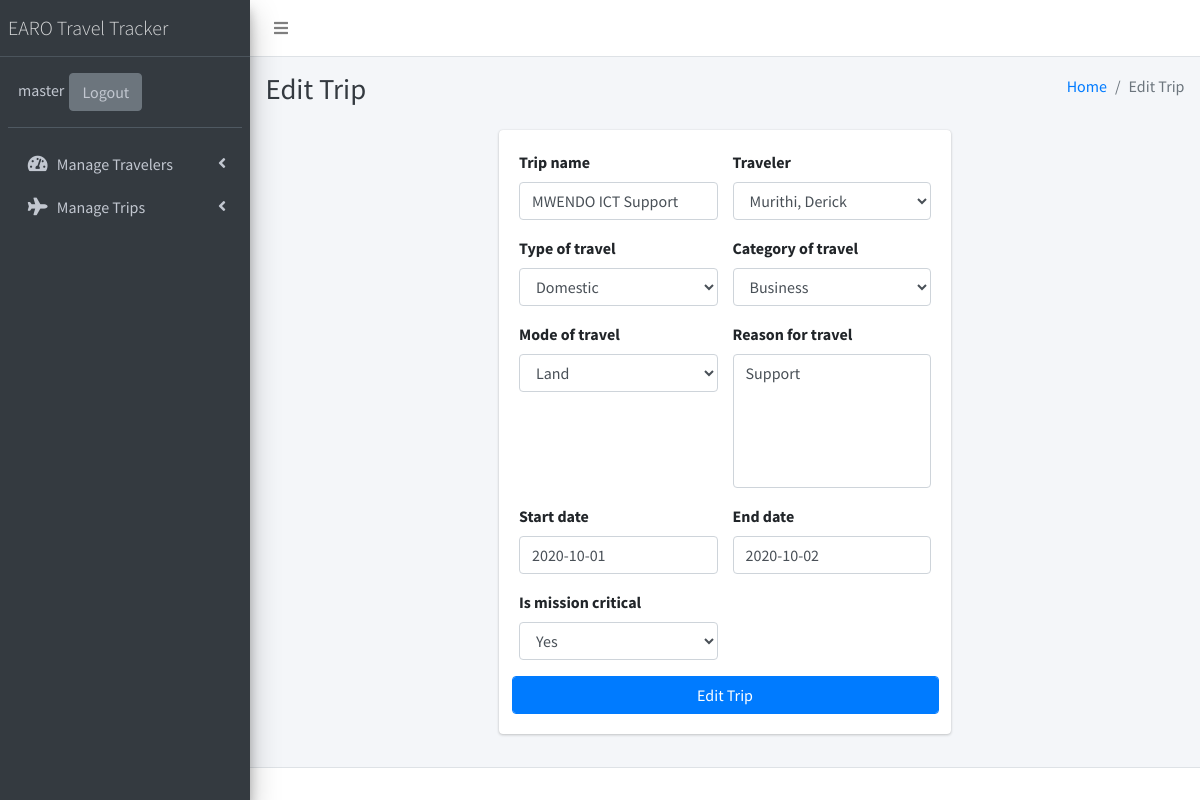
The app's page /trip/update-trip/trip=1 (signed in) with its own data.
### trip/models.py (models this page shows, shortened)
class Trips(models.Model):
    TRAVEL_CATEGORIES = (
        ('Business', 'Business'),
        ('Home Leave', 'Home Leave'),
        ('R & R', 'R & R'),
        ('Personal', 'Personal'),
        ('Medical', 'Medical'),
        ('Compassionate', 'Compassionate'),
    )
    TRAVEL_TYPES = (
        ('Domestic', 'Domestic'),
        ('IntraContinental', 'IntraContinental'),
        ('International', 'International'),
    )
    TRAVEL_MODES = (
        ('Air', 'Air'),
        ('Land', 'Land'),
        ('Water', 'Water'),
    )
    trip_name = models.CharField(max_length=200, blank=False, null=False, db_index=True,
                                help_text="""In less than 200 characters give your trip a descriptive
                                title""")
    traveler = models.ForeignKey(TravelerDetails, on_delete=models.CASCADE, null=False, blank=False)
    type_of_travel = models.CharField(max_length=15, null=False, blank=False, choices=TRAVEL_TYPES)
    category_of_travel = models.CharField(max_length=15, null=False, blank=False,
                                            choices=TRAVEL_CATEGORIES)
    mode_of_travel = models.CharField(max_length=10, null=False, blank=False, choices=TRAVEL_MODES)
    reason_for_travel = models.CharField(max_length=1000, null=False, blank=False, help_text=
                                "Use less than 1000 characters to describe the reasons for travel")
    start_date = models.DateField(null=False, blank=False)
    end_date = models.DateField(null=False, blank=False)
    is_mission_critical = models.BooleanField(null=False, blank=False)
    is_travel_completed = models.BooleanField(null=False, blank=False, default=False)
    created_on = models.DateTimeField(auto_now=True, null=False)

### trip/views.py (the view)
# urls.py: path('update-trip/trip=<trip_id>', TripUpdateView.as_view(), name='u_update_trip'),
class TripUpdateView(LoginRequiredMixin, UpdateView):
    model = Trips
    form_class = TripForm
    pk_url_kwarg = 'trip_id'
    context_object_name = 'trip'
    template_name = 'trip/add_edit_trip.html'
    extra_context = {
        'page_title': 'Edit Trip'
    }

### trip/forms.py
class TripForm(forms.ModelForm):
    class Meta:
        model = Trips
        exclude = ['created_on', 'is_travel_completed']
        widgets = {
            'reason_for_travel': forms.Textarea(attrs={'cols': 80, 'rows': 5, 'style':'resize: none;'}),
            'is_mission_critical': forms.Select(choices=(
                ('True', 'Yes'),
                ('False', 'No')
            ))
        }
    def __init__(self, *args, **kwargs):
        super(TripForm, self).__init__(*args, **kwargs)
        self.fields['start_date'].widget.attrs.update({
            'placeholder': 'YYYY-MM-DD',
        })
        self.fields['end_date'].widget.attrs.update({
            'placeholder': 'YYYY-MM-DD',
        })

### traveler/models.py (called while the page is built)
    def __str__(self):
        return ", ".join([self.last_name, self.first_name])

### templates/trip/add_edit_trip.html
{% extends "base.html" %}
{% block content %}
<div class="col-xs-12 col-sm-6 col-md-6 col-lg-6">
    <div class="card card-primary">
        <form class="" method="POST">
            <div class="card-body">
                <div class="row">
                    {% include 'render_form.html' %}
                    <button class="form-control btn-primary" type="submit">{{page_title}}</button>
                </div>
            </div>
        </form>
    </div>
</div>
{% endblock content %}

### templates/base.html (shortened to what this page needs)
{% extends 'foundation.html' %}
{% block body %}
<body class="hold-transition sidebar-mini">
<div class="wrapper">
  <nav class="main-header navbar navbar-expand navbar-white navbar-light navbar-fixed">
    <ul class="navbar-nav">
      <li class="nav-item">
        <a class="nav-link" data-widget="pushmenu" href="#" role="button"><i class="fas fa-bars"></i></a>
      </li>
    </ul>
  </nav>
  <aside class="main-sidebar sidebar-dark-primary elevation-4">
    <a href="#" class="brand-link">
      <span class="brand-text font-weight-light">EARO Travel Tracker</span>
    </a>
    <div class="sidebar">
      <div class="user-panel mt-3 pb-3 mb-3 d-flex">
        <div class="info">
          <a href="#" class="d-block">{{request.user}}</a>
        </div>
        <div>
          <a class="btn btn-secondary" href="{% url 'logout' %}">Logout</a>
        </div>
      </div>
      <nav class="mt-2">
        <ul class="nav nav-pills nav-sidebar flex-column" data-widget="treeview" role="menu" data-accordion="false">
          <li class="nav-item">
            <a href="#" class="nav-link">
              <i class="nav-icon fas fa-tachometer-alt"></i>
              <p>
                Manage Travelers
                <i class="right fas fa-angle-left"></i>
              </p>
            </a>
          </li>
          <li class="nav-item">
            <a href="#" class="nav-link">
              <i class="nav-icon fas fa fa-plane"></i>
              <p>
                Manage Trips
                <i class="right fas fa-angle-left"></i>
              </p>
            </a>
          </li>
        </ul>
      </nav>
    </div>
  </aside>
  <div class="content-wrapper">
    <div class="content-header">
      <div class="container-fluid">
        <div class="row mb-2">
          <div class="col-sm-6">
            <h1 class="m-0 text-dark">{{page_title}}</h1>
          </div>
          <div class="col-sm-6">
            <ol class="breadcrumb float-sm-right">
              <li class="breadcrumb-item"><a href="#">Home</a></li>
              <li class="breadcrumb-item active">{{page_title}}</li>
            </ol>
          </div>
        </div>
      </div>
    </div>
    <div class="content">
      <div class="container-fluid">
        <div class="row  justify-content-center">
          {% block content %}
          {% endblock content %}
        </div>
      </div>
    </div>
  </div>
  <footer class="main-footer">
  </footer>
</div>
{% endblock body %}

### templates/render_form.html (shortened to what this page needs)
{% load widget_tweaks %}
{% for field in form.visible_fields %}
<div class="col-sm-12 col-md-6 col-lg-6 col-xs-6">
    <div class="form-group">
        <label for="{{ field.id_for_label }}">{{ field.label }}</label>
        {{ field | add_class:"form-control" }}
    </div>
</div>
{% endfor %}

### records on screen
Trips: trip_name "MWENDO ICT Support" "Murithi, Derick" "Domestic" "Business" "Land" "Support" "2020-10-01" "2020-10-02" "Yes"

### other values on screen
{{ request.user }} "master"
{{ page_title }} "Edit Trip"
{{ field.label }} "Trip name" "Traveler" "Type of travel" "Category of travel" "Mode of travel" "Reason for travel" "Start date" "End date" "Is mission critical"
